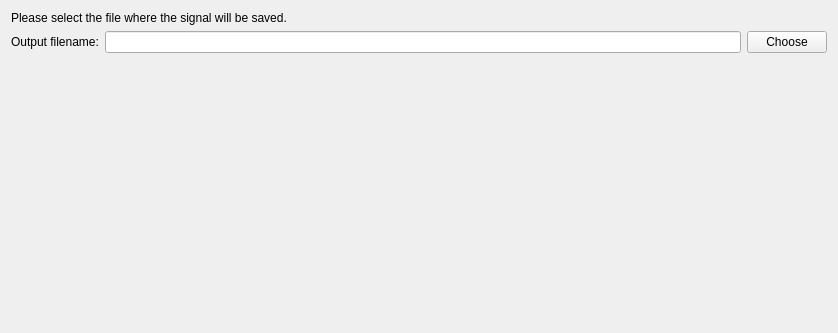
<?xml version="1.0" encoding="UTF-8"?>
<ui version="4.0">
 <class>PrintSignalSettingsView</class>
 <widget class="QWidget" name="PrintSignalSettingsView">
  <property name="geometry">
   <rect>
    <x>0</x>
    <y>0</y>
    <width>838</width>
    <height>333</height>
   </rect>
  </property>
  <property name="windowTitle">
   <string>Form</string>
  </property>
  <layout class="QVBoxLayout" name="verticalLayout">
   <item>
    <widget class="QLabel" name="label">
     <property name="text">
      <string>Please select the file where the signal will be saved.</string>
     </property>
    </widget>
   </item>
   <item>
    <layout class="QHBoxLayout" name="signal_horizontalLayout">
     <item>
      <widget class="QLabel" name="filename_label">
       <property name="text">
        <string>Output filename:</string>
       </property>
      </widget>
     </item>
     <item>
      <widget class="QLineEdit" name="filename_lineedit"/>
     </item>
     <item>
      <widget class="QPushButton" name="choose_pushButton">
       <property name="text">
        <string>Choose</string>
       </property>
      </widget>
     </item>
    </layout>
   </item>
   <item>
    <spacer name="verticalSpacer">
     <property name="orientation">
      <enum>Qt::Vertical</enum>
     </property>
     <property name="sizeHint" stdset="0">
      <size>
       <width>20</width>
       <height>40</height>
      </size>
     </property>
    </spacer>
   </item>
  </layout>
 </widget>
 <resources/>
 <connections>
  <connection>
   <sender>choose_pushButton</sender>
   <signal>clicked()</signal>
   <receiver>PrintSignalSettingsView</receiver>
   <slot>choose_filename()</slot>
   <hints>
    <hint type="sourcelabel">
     <x>787</x>
     <y>45</y>
    </hint>
    <hint type="destinationlabel">
     <x>418</x>
     <y>166</y>
    </hint>
   </hints>
  </connection>
 </connections>
 <slots>
  <slot>choose_filename()</slot>
 </slots>
</ui>
